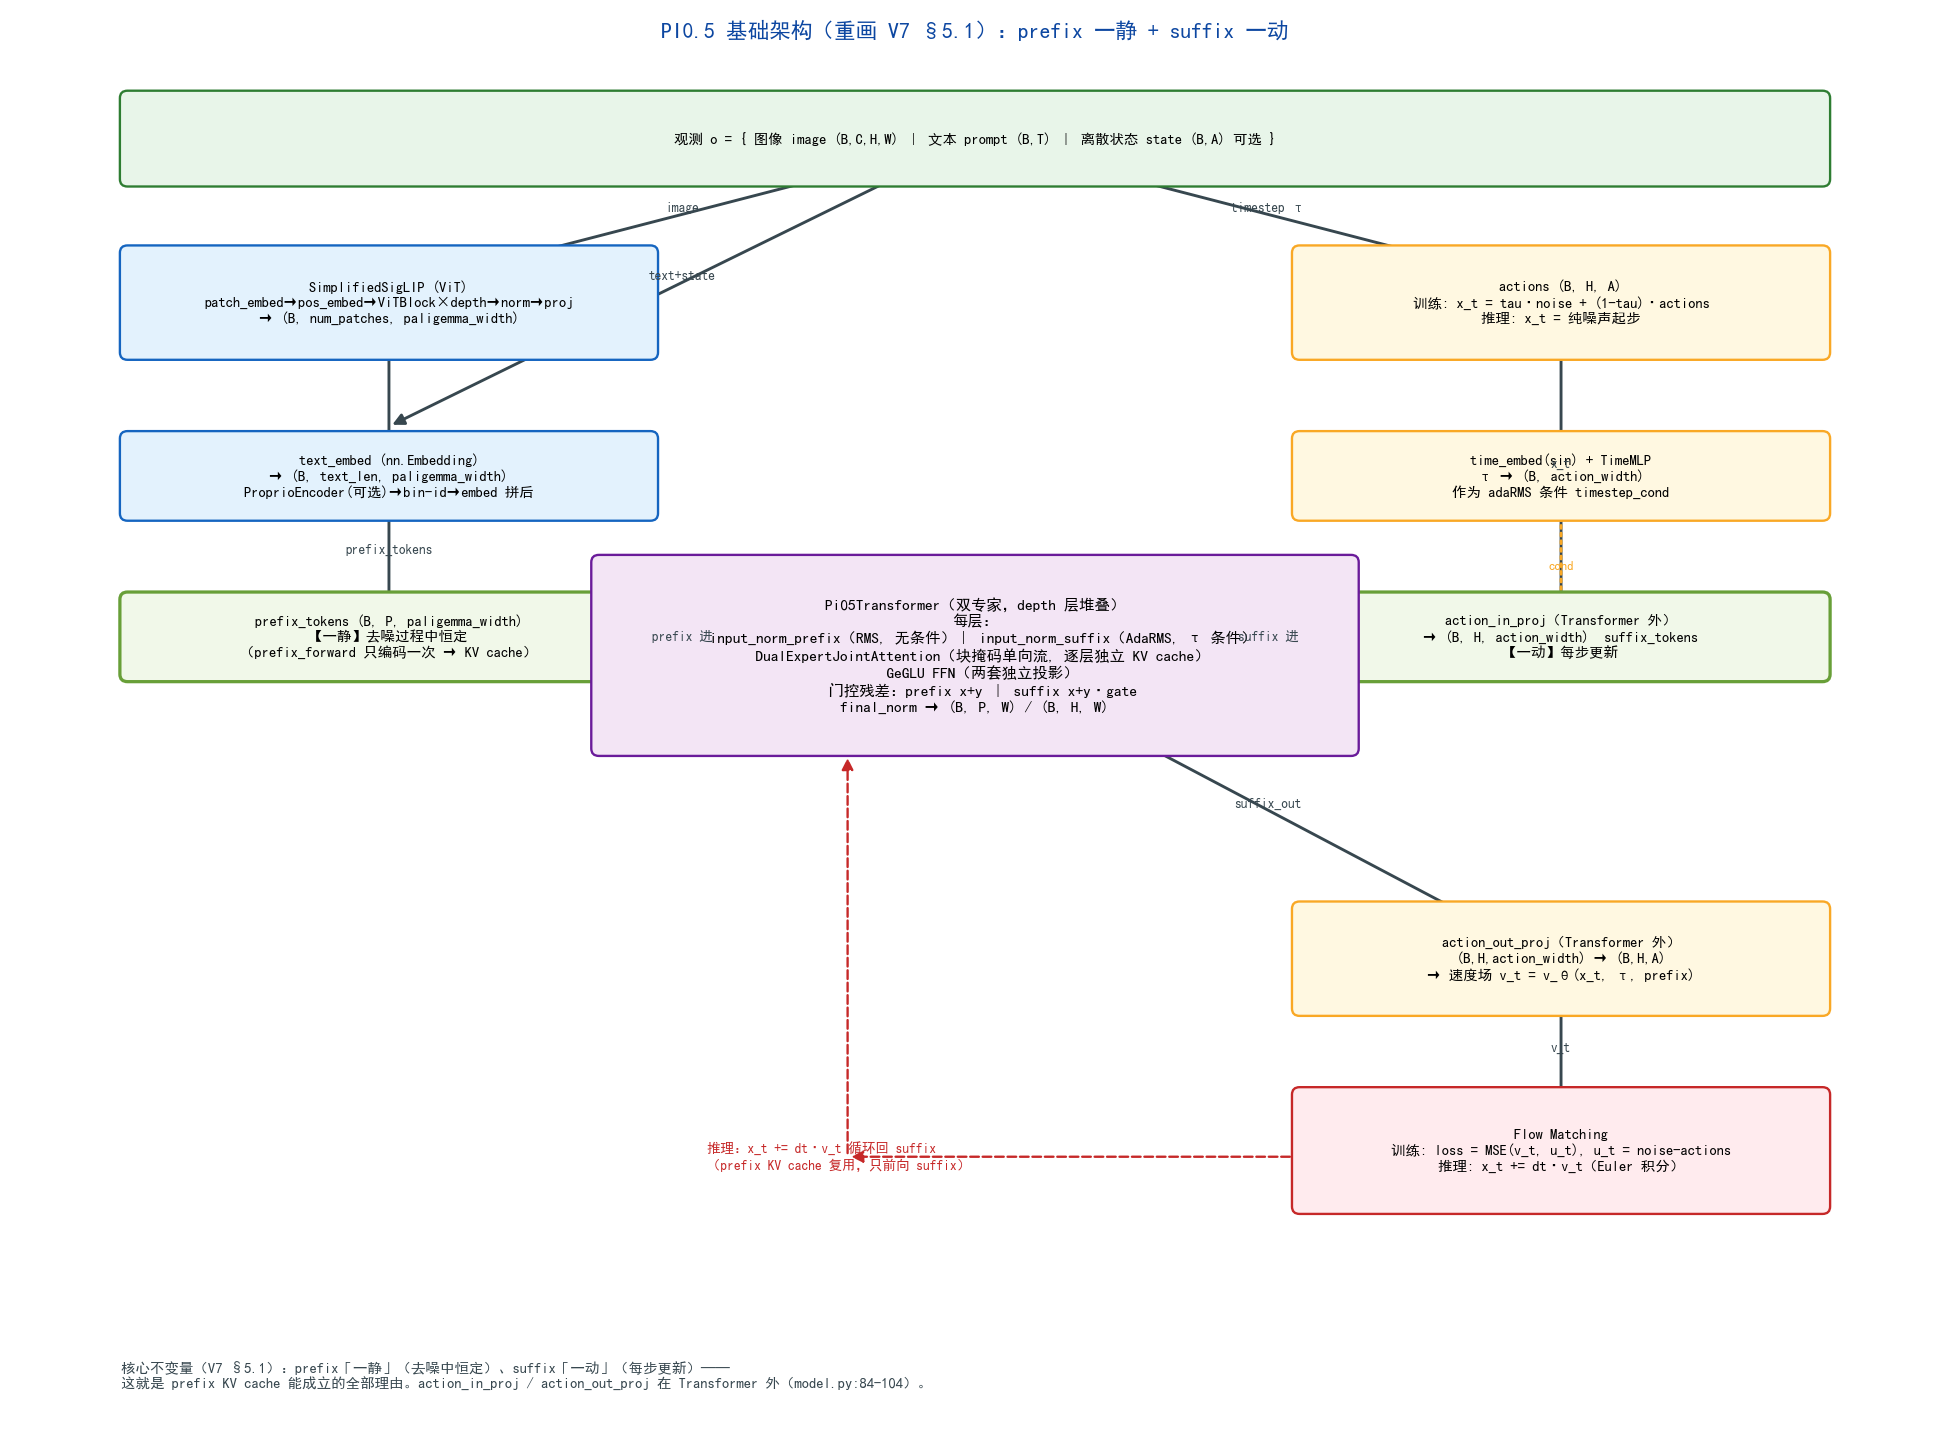

Source code (Python):
# -*- coding: utf-8 -*-
"""Q8: 重画 V7 §5.1「基础架构（组件清单与职责）」——把流程画清楚。

原 5.1 的问题：
1. action_in_proj / time_embed / action_out_proj 被塞进 Pi05Transformer 的框里，
   但实际它们在 Transformer **外面**（model.py:84-104 顶层模块，不是 transformer 内部）。
2. 箭头方向/数据流表达不清（"一静一动"只写了文字，没有画出 prefix/suffix 双流）。

本图重画为正确拓扑：
- 观测(o) → 视觉 SigLIP / 文本 embed / 状态 → prefix_tokens（**静态**，一次性）
- 动作 actions + 噪声 τ → action_in_proj → suffix_tokens（**动态**，每步更新）
- 双专家 Pi05Transformer 联合处理 prefix+suffix（joint attention）
- action_out_proj → 速度场 v_t → Flow Matching 损失/去噪
- 明确标出「一静一动」与 KV cache 复用时机
"""
from __future__ import annotations

import os
import sys

HERE = os.path.dirname(os.path.abspath(__file__))
sys.path.insert(0, os.path.dirname(os.path.dirname(HERE)))
sys.path.insert(0, HERE)

from _shared import setup_fonts  # noqa: E402

from matplotlib import pyplot as plt  # noqa: E402
from matplotlib.patches import FancyBboxPatch, FancyArrowPatch  # noqa: E402


def box(ax, x, y, w, h, text, fc="#e3f2fd", ec="#1565c0", fs=8, lw=1.3, style="round"):
    p = FancyBboxPatch((x, y), w, h, boxstyle=f"{style},pad=0.012,rounding_size=0.06",
                       fc=fc, ec=ec, lw=lw, zorder=3)
    ax.add_patch(p)
    ax.text(x + w / 2, y + h / 2, text, ha="center", va="center", fontsize=fs, zorder=4)
    return (x + w / 2, y + h / 2)


def arrow(ax, p1, p2, color="#37474f", lw=1.6, ls="-", text=None, tpos="center", fs=7.5):
    a = FancyArrowPatch(p1, p2, arrowstyle="-|>", mutation_scale=13, color=color, lw=lw, ls=ls, zorder=2)
    ax.add_patch(a)
    if text:
        mx, my = (p1[0] + p2[0]) / 2, (p1[1] + p2[1]) / 2
        ax.text(mx, my + (0.05 if tpos == "above" else -0.08), text,
                ha="center", va="center", fontsize=fs, color=color, zorder=5)


def main():
    font = setup_fonts()
    print("font:", font)
    fig, ax = plt.subplots(figsize=(15, 11))
    ax.set_xlim(0, 15); ax.set_ylim(0, 11); ax.axis("off")
    ax.set_title("PI0.5 基础架构（重画 V7 §5.1）：prefix 一静 + suffix 一动", fontsize=12, color="#0d47a1")

    # ============ 观测输入（顶部） ============
    obs = box(ax, 0.8, 9.9, 13.4, 0.75,
              "观测 o = { 图像 image (B,C,H,W) ｜ 文本 prompt (B,T) ｜ 离散状态 state (B,A) 可选 }",
              "#e8f5e9", "#2e7d32")

    # ============ prefix 路径（左侧，静态） ============
    siglip = box(ax, 0.8, 8.5, 4.2, 0.9, "SimplifiedSigLIP (ViT)\npatch_embed→pos_embed→ViTBlock×depth→norm→proj\n→ (B, num_patches, paligemma_width)", "#e3f2fd", "#1565c0")
    textemb = box(ax, 0.8, 7.2, 4.2, 0.7, "text_embed (nn.Embedding)\n→ (B, text_len, paligemma_width)\nProprioEncoder(可选)→bin-id→embed 拼后", "#e3f2fd", "#1565c0")
    prefix = box(ax, 0.8, 5.9, 4.2, 0.7, "prefix_tokens (B, P, paligemma_width)\n【一静】去噪过程中恒定\n（prefix_forward 只编码一次 → KV cache）", "#f1f8e9", "#689f38", lw=1.8)
    arrow(ax, obs, (2.9, 9.05), text="image", tpos="above")
    arrow(ax, obs, (2.9, 7.95), text="text+state", tpos="above")
    arrow(ax, siglip, textemb)
    arrow(ax, textemb, prefix, text="prefix_tokens", tpos="above")

    # ============ suffix 路径（右侧，动态） ============
    act = box(ax, 10.0, 8.5, 4.2, 0.9, "actions (B, H, A)\n训练: x_t = tau·noise + (1-tau)·actions\n推理: x_t = 纯噪声起步", "#fff8e1", "#f9a825")
    timeb = box(ax, 10.0, 7.2, 4.2, 0.7, "time_embed(sin) + TimeMLP\nτ → (B, action_width)\n作为 adaRMS 条件 timestep_cond", "#fff8e1", "#f9a825")
    aip = box(ax, 10.0, 5.9, 4.2, 0.7, "action_in_proj（Transformer 外）\n→ (B, H, action_width)  suffix_tokens\n【一动】每步更新", "#f1f8e9", "#689f38", lw=1.8)
    arrow(ax, act, aip, text="x_t", tpos="above")
    arrow(ax, obs, (12.1, 9.05), text="timestep τ", tpos="above")
    arrow(ax, timeb, aip, ls=":", color="#f9a825", text="cond", tpos="right", fs=7)

    # ============ 双专家 Transformer（中间，联合） ============
    tr = box(ax, 4.5, 5.3, 6.0, 1.6, "Pi05Transformer（双专家，depth 层堆叠）\n每层：\n  input_norm_prefix（RMS, 无条件）｜ input_norm_suffix（AdaRMS, τ 条件）\n  DualExpertJointAttention（块掩码单向流, 逐层独立 KV cache）\n  GeGLU FFN（两套独立投影）\n  门控残差：prefix x+y ｜ suffix x+y·gate\nfinal_norm → (B, P, W) / (B, H, W)", "#f3e5f5", "#6a1b9a", fs=8.5)
    arrow(ax, prefix, (7.5, 6.15), text="prefix 进", tpos="above")
    arrow(ax, aip, (7.5, 6.15), text="suffix 进", tpos="above")

    # ============ 输出 ============
    aop = box(ax, 10.0, 3.2, 4.2, 0.9, "action_out_proj（Transformer 外）\n(B,H,action_width) → (B,H,A)\n→ 速度场 v_t = v_θ(x_t, τ, prefix)", "#fff8e1", "#f9a825")
    fm = box(ax, 10.0, 1.6, 4.2, 1.0, "Flow Matching\n训练: loss = MSE(v_t, u_t), u_t = noise-actions\n推理: x_t += dt·v_t（Euler 积分）", "#ffebee", "#c62828")
    arrow(ax, tr, (12.1, 3.6), text="suffix_out", tpos="above")
    arrow(ax, aop, fm, text="v_t", tpos="above")
    # 循环回边（推理）
    arrow(ax, (10.0, 2.05), (6.5, 2.05), color="#c62828", ls="--", lw=1.3)
    arrow(ax, (6.5, 2.05), (6.5, 5.3), color="#c62828", ls="--", lw=1.3)
    ax.text(5.4, 2.05, "推理：x_t += dt·v_t 循环回 suffix\n（prefix KV cache 复用，只前向 suffix）", fontsize=7.5, color="#c62828", ha="left", va="center")

    # ============ 底部说明 ============
    ax.text(0.8, 0.4, "核心不变量（V7 §5.1）：prefix「一静」（去噪中恒定）、suffix「一动」（每步更新）——\n这就是 prefix KV cache 能成立的全部理由。action_in_proj / action_out_proj 在 Transformer 外（model.py:84-104）。",
            fontsize=8, color="#37474f", va="top")

    plt.tight_layout()
    out = os.path.join(HERE, "plot_component_overview.png")
    plt.savefig(out, dpi=130)
    print("saved", out)


if __name__ == "__main__":
    main()
